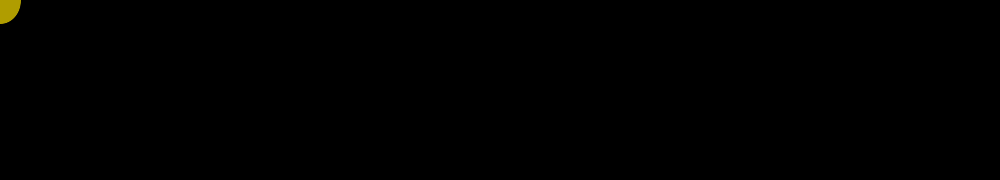
Frame 1 (no input)
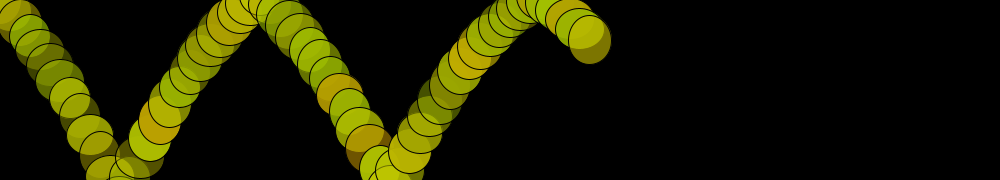
Frame 60 (the mouse pressed at the canvas centre just before this capture)
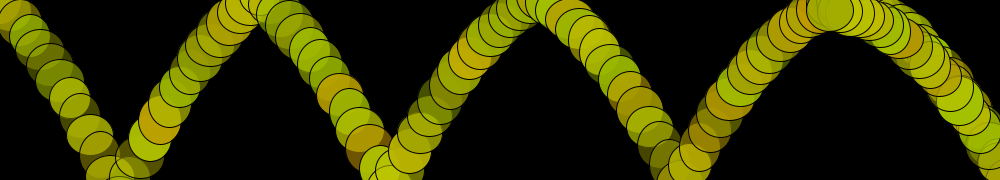
Frame 120 (the mouse held since frame 60 and released just before this capture)

The Processing sketch that drew these frames (run headless with seeded random() and noise(); from frame 60 on, the mouse is pressed at the canvas centre):

// Processing sketch: aug05h_gravity
// ── aug05h_gravity.pde


//declaring variable
float circlex=0;
float circley=0;
float vely = 10;
float velx = 10;
float g = 1;
float x;
float y;

void setup(){
  background(0);
  smooth();
  frameRate(60);
  size(1000,180);
}

void draw(){

  fill(random(150,200),random(150,200),0,random(100,255));
  //noStroke();
  strokeWeight(1);
  circlex+=velx;
  vely+=g;
  circley+=vely;
   // the same as circley=circley+vel
  ellipse(x,y,random(40,50),random(40,50));
  if((circlex<0)||(circlex>width)){
    velx=velx*-1;
  }
  if((circley<0)||(circley>height)){
    vely=vely*-1;
  }
  if (mousePressed && (mouseButton == LEFT)) {
    x=(mouseX);
  } 
  else {
    x=circlex;
  }
  if (mousePressed && (mouseButton == LEFT)) {
    y=(mouseY);
  } 
  else {
    y=circley;
  }
  
}
   //same as vel=vel
   //inserting picture
   
